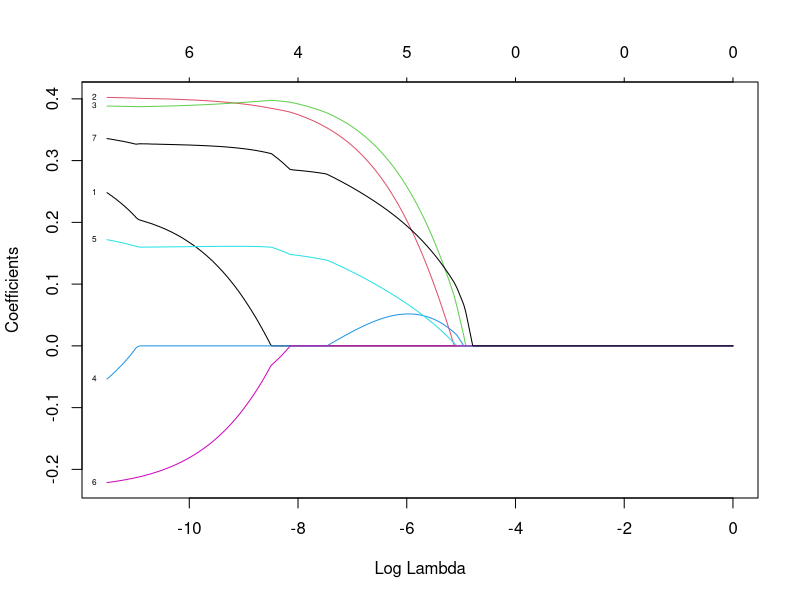
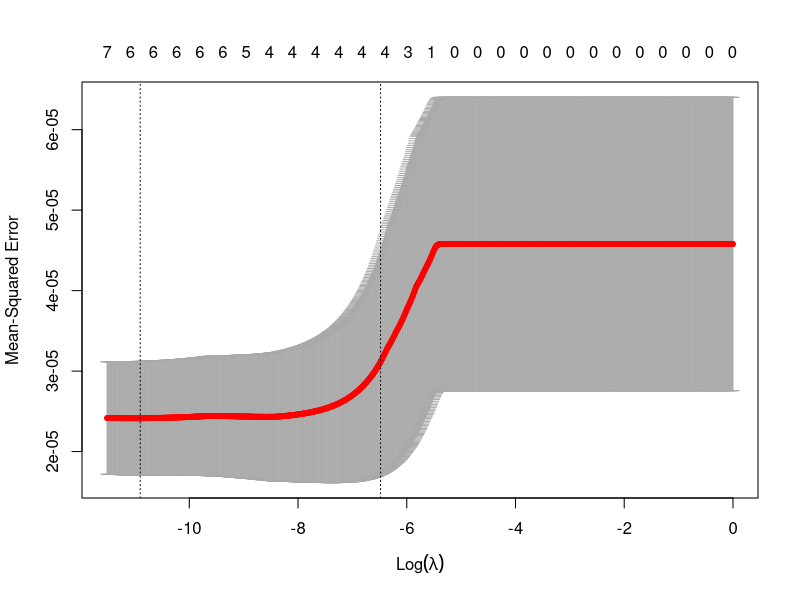

Source code (R) for these figures, in order:
library(ggplot2)
library(dplyr)
library(tidyr)
library(magrittr)
library(glmnet)

data <- as_tibble(read.csv('Portfolio.csv'))

lambdas <- 10 ** seq(-5, 0, 0.005)
model <- glmnet(x=data %>% select(-T, -PORTFOLIO) %>% as.matrix, 
                      y=data$PORTFOLIO, 
                      alpha=0.5, lambda=lambdas,
                      intercept=F)
plot(model, "lambda", label=TRUE)

# Number of folds default = 10
cv_fit <- cv.glmnet(x=data %>% select(-T, -PORTFOLIO) %>% as.matrix, 
                    y=data$PORTFOLIO, 
                    alpha=1, lambda=lambdas,
                    intercept=F)
plot(cv_fit)

cv_fit$lambda.min
